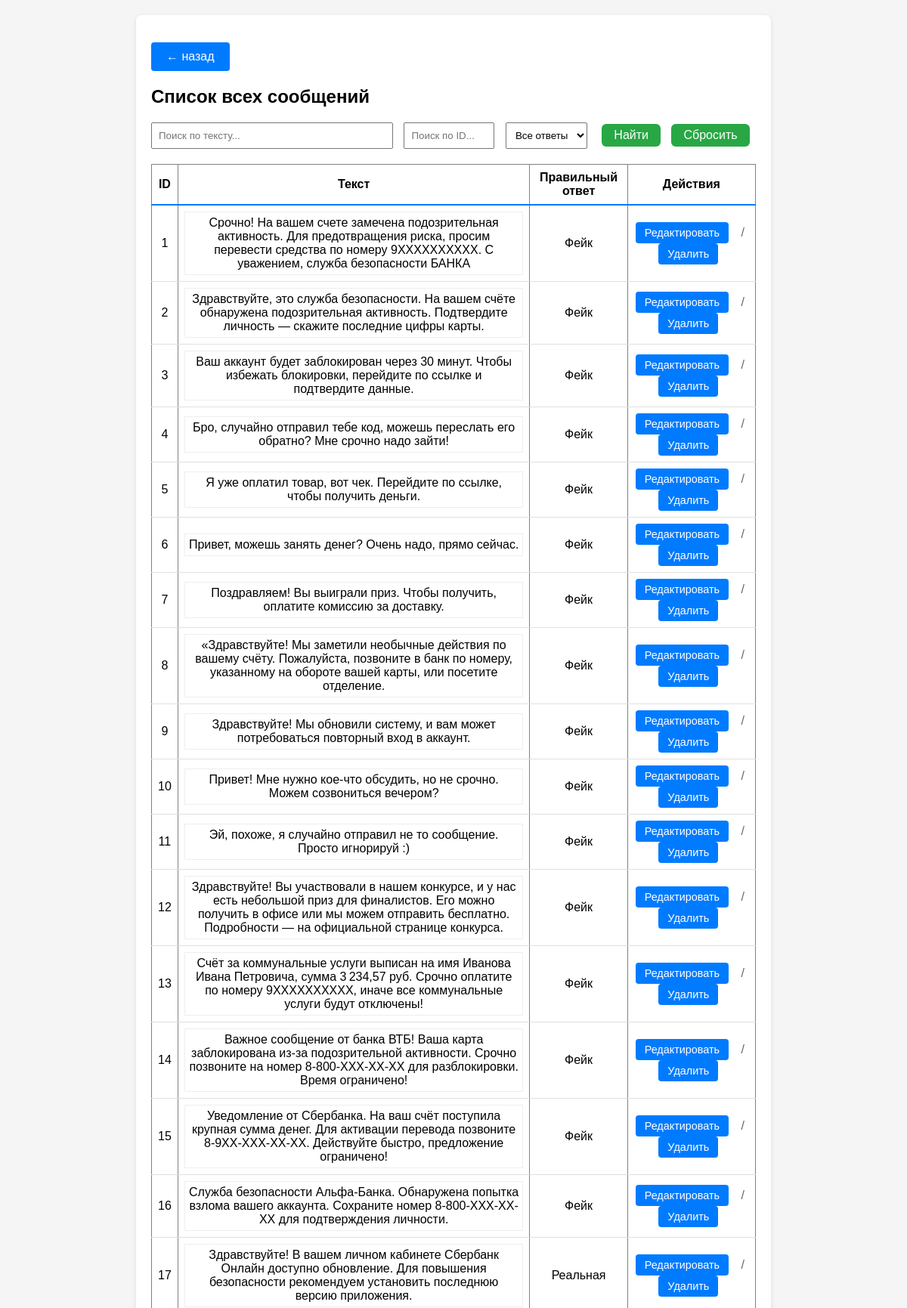
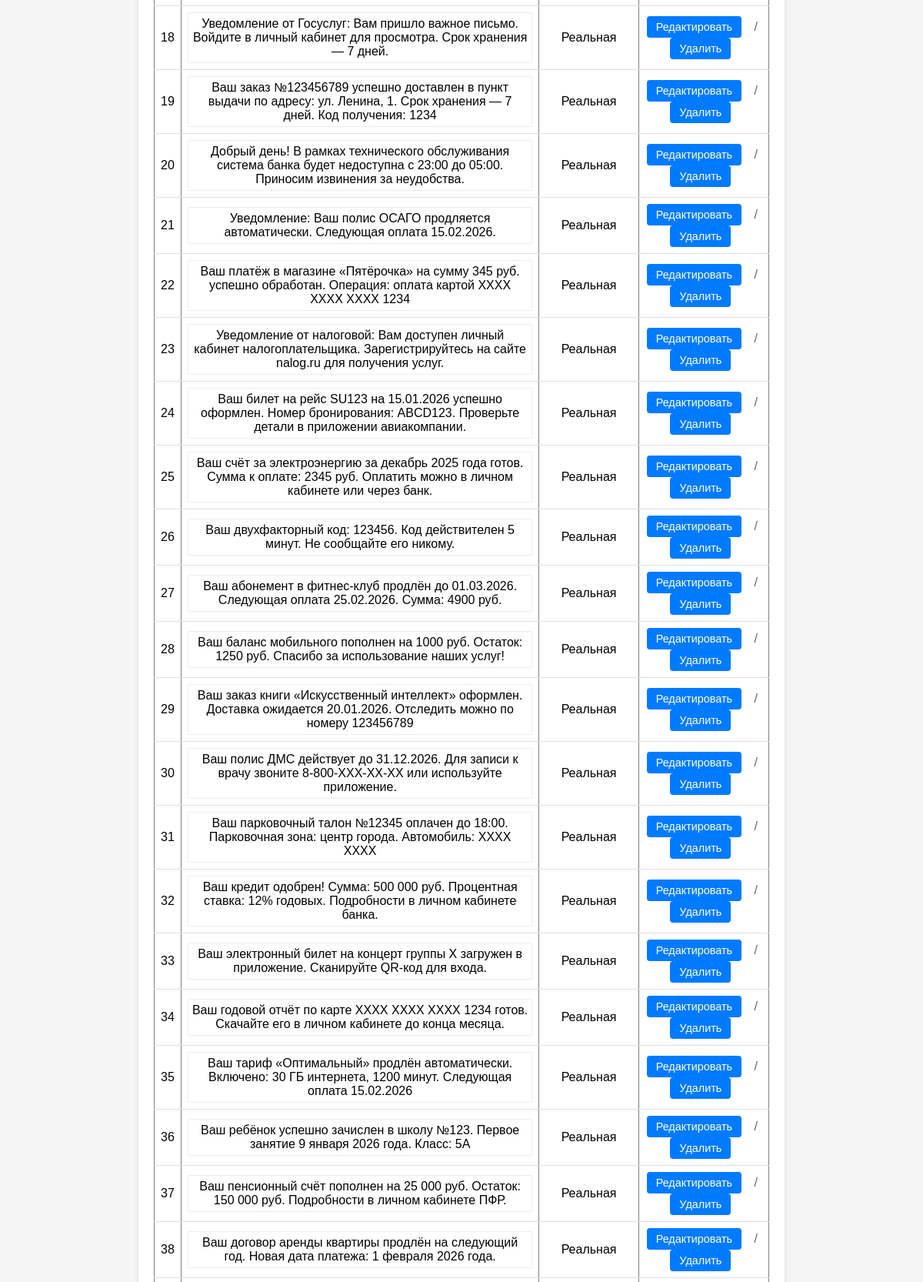
Screenshot of /dashboard/DB_management/DB_msg_list (signed in, upper part) with the database file from the repository (2 pictures, top to bottom).
### app.py (models this page shows, shortened)
class Message(db.Model):
    id = db.Column(db.Integer, primary_key=True)
    text = db.Column(db.Text, nullable=False)
    correct     = db.Column(db.Boolean, nullable=False)
    price_correct = db.Column(db.Float, default=0.0)
    price_wrong   = db.Column(db.Float, default=0.0)
    comment_yes = db.Column(db.Text, nullable=True)
    comment_no  = db.Column(db.Text, nullable=True)

### app.py (the view)
@app.route('/dashboard/DB_management/DB_msg_list')
def DB_msg_list():
    if not check_privileges():
        return redirect(url_for('ErAuth'))
    messages = Message.query.order_by(Message.id).all()
    return render_template(mgn + 'DB_msg_list.html', messages=messages)

### app.py (called while the page is built)
@login_manager.user_loader
def load_user(user_id):
    return User.query.get(int(user_id))

def check_privileges():
    curent_user = User.query.filter(
        User.username.ilike(
            session.get('curent_user')
        )
    ).first()
    print("DEBUD: curent user is",curent_user)
    print("DEBUG: curent user privileges -",curent_user.is_admin)
    if not curent_user or not curent_user.is_admin:
        return False
    else:
        return True

    def __repr__(self):
        return f'<User {self.username}>'

    @property
    def is_admin(self):
        return self.privileges

### templates/templateM/DB_msg_list.html (shortened to what this page needs)
{% extends 'base.html' %}
{% block content %}
<p><a href="{{ url_for('DB_management') }}" class="btn">← назад</a></p>
<h2>Список всех сообщений</h2>
<div style="margin: 20px 0;">
  <input type="text" id="searchText" placeholder="Поиск по тексту..."
         style="padding: 8px; width: 300px;">
  <input type="text" id="searchID" placeholder="Поиск по ID..."
         style="padding: 8px; width: 100px; margin-left: 10px;">
  <select id="searchAnswer" style="padding: 8px; margin-left: 10px;">
    <option value="">Все ответы</option>
  </select>
  <button type="button" onclick="searchTable()" style="padding: 6px 16px; margin-left: 15px;">
    Найти
  </button>
  <button type="button" onclick="clearSearch()" style="padding: 6px 16px; margin-left: 10px;">
    Сбросить
  </button>
</div>
<table border="1" cellpadding="5" id="messagesTable">
  <tr>
    <th>ID</th><th>Текст</th><th>Правильный ответ</th><th>Действия</th>
  </tr>
  {% for m in messages %}
  <tr class="msg_row">
    <td>{{ m.id }}</td>
    <td>
      <div style="max-height: 150px; overflow-y: auto; border: 1px solid #eee; padding: 5px;">
        {{ m.text }}
      </div>
    </td>
    <td>{% if m.correct %}Фейк{% else %}Реальная{% endif %}</td>
    <td>
      <div class="actions">
          <a href="{{ url_for('DB_msg_edit', msg_id=m.id) }}"
             class="btn btn-action">Редактировать</a>
          <span class="action-divider">/</span>
          <form action="{{ url_for('DB_msg_delete', msg_id=m.id) }}"
                method="post" style="display:inline;">
              <button type="submit"
                      onclick="return confirm('Удалить?')"
                      class="btn btn-action">Удалить</button>
          </form>
      </div>
    </td>
  </tr>
  {% endfor %}
</table>
{% endblock %}
{% set show_footer = False %}

### static/style.css (style rules this page uses)
body { font-family:Arial,sans-serif;margin:0;padding:20px;background:#f5f5f5 }
button { padding:10px 20px; background:#007bff; color:white; border:none; border-radius:4px; cursor:pointer }
button, .btn { padding: 10px 20px; background:#007bff; color:white; border:none; border-radius:4px; cursor:pointer; font-size:1rem; }
a.btn { display:inline-block; text-decoration:none; }
.btn-action { padding:6px 12px; font-size:.9rem; margin-right:8px; white-space:nowrap; }
.action-divider { color:#666; margin:0 4px; }
table { width: 100%; border-collapse: collapse; margin: 0; }
th, td { border-bottom: 1px solid #e0e0e0; padding: 8px; text-align: center; vertical-align: middle; }
th { border-bottom: 2px solid #007bff; position: sticky; top: 0; }
.msg_row { transition: background-color 0.2s; }
button[type="button"] { padding: 10px 20px; background-color: #28a745; color: white; border: none; border-radius: 6px; cursor: pointer; transition: all 0.3s ease; }

### rows the page displays
Message: id "1", text "Срочно! На вашем счете замечена подозрительная активность. Для предотвращения риска, просим перевести средства по номеру 9XXXXXXXXXX. С уважением, служба безопасности БАНКА", correct "Фейк"
Message: id "2", text "Здравствуйте, это служба безопасности. На вашем счёте обнаружена подозрительная активность. Подтвердите личность — скажите последние цифры карты.", correct "Фейк"
Message: id "3", text "Ваш аккаунт будет заблокирован через 30 минут. Чтобы избежать блокировки, перейдите по ссылке и подтвердите данные.", correct "Фейк"
Message: id "4", text "Бро, случайно отправил тебе код, можешь переслать его обратно? Мне срочно надо зайти!", correct "Фейк"
Message: id "5", text "Я уже оплатил товар, вот чек. Перейдите по ссылке, чтобы получить деньги.", correct "Фейк"
Message: id "6", text "Привет, можешь занять денег? Очень надо, прямо сейчас.", correct "Фейк"
Message: id "7", text "Поздравляем! Вы выиграли приз. Чтобы получить, оплатите комиссию за доставку.", correct "Фейк"
Message: id "8", text "«Здравствуйте! Мы заметили необычные действия по вашему счёту. Пожалуйста, позвоните в банк по номеру, указанному на обороте вашей карты, или посетите отделение.", correct "Фейк"
Message: id "9", text "Здравствуйте! Мы обновили систему, и вам может потребоваться повторный вход в аккаунт.", correct "Фейк"
Message: id "10", text "Привет! Мне нужно кое-что обсудить, но не срочно. Можем созвониться вечером?", correct "Фейк"
Message: id "11", text "Эй, похоже, я случайно отправил не то сообщение. Просто игнорируй :)", correct "Фейк"
Message: id "12", text "Здравствуйте! Вы участвовали в нашем конкурсе, и у нас есть небольшой приз для финалистов. Его можно получить в офисе или мы можем отправить бесплатно. Подробности — на официальной странице конкурса.", correct "Фейк"
Message: id "13", text "Счёт за коммунальные услуги выписан на имя Иванова Ивана Петровича, сумма 3 234,57 руб. Срочно оплатите по номеру 9XXXXXXXXXX, иначе все коммунальные услуги будут отключены!", correct "Фейк"
Message: id "14", text "Важное сообщение от банка ВТБ! Ваша карта заблокирована из-за подозрительной активности. Срочно позвоните на номер 8-800-XXX-XX-XX для разблокировки. Время ограничено!", correct "Фейк"
Message: id "15", text "Уведомление от Сбербанка. На ваш счёт поступила крупная сумма денег. Для активации перевода позвоните 8-9XX-XXX-XX-XX. Действуйте быстро, предложение ограничено!", correct "Фейк"
Message: id "16", text "Служба безопасности Альфа-Банка. Обнаружена попытка взлома вашего аккаунта. Сохраните номер 8-800-XXX-XX-XX для подтверждения личности.", correct "Фейк"
Message: id "17", text "Здравствуйте! В вашем личном кабинете Сбербанк Онлайн доступно обновление. Для повышения безопасности рекомендуем установить последнюю версию приложения.", correct "Реальная"
Message: id "18", text "Уведомление от Госуслуг: Вам пришло важное письмо. Войдите в личный кабинет для просмотра. Срок хранения — 7 дней.", correct "Реальная"
Message: id "19", text "Ваш заказ №123456789 успешно доставлен в пункт выдачи по адресу: ул. Ленина, 1. Срок хранения — 7 дней. Код получения: 1234", correct "Реальная"
Message: id "20", text "Добрый день! В рамках технического обслуживания система банка будет недоступна с 23:00 до 05:00. Приносим извинения за неудобства.", correct "Реальная"
Message: id "21", text "Уведомление: Ваш полис ОСАГО продляется автоматически. Следующая оплата 15.02.2026.", correct "Реальная"
Message: id "22", text "Ваш платёж в магазине «Пятёрочка» на сумму 345 руб. успешно обработан. Операция: оплата картой XXXX XXXX XXXX 1234", correct "Реальная"
Message: id "23", text "Уведомление от налоговой: Вам доступен личный кабинет налогоплательщика. Зарегистрируйтесь на сайте nalog.ru для получения услуг.", correct "Реальная"
Message: id "24", text "Ваш билет на рейс SU123 на 15.01.2026 успешно оформлен. Номер бронирования: ABCD123. Проверьте детали в приложении авиакомпании.", correct "Реальная"
Message: id "25", text "Ваш счёт за электроэнергию за декабрь 2025 года готов. Сумма к оплате: 2345 руб. Оплатить можно в личном кабинете или через банк.", correct "Реальная"
Message: id "26", text "Ваш двухфакторный код: 123456. Код действителен 5 минут. Не сообщайте его никому.", correct "Реальная"
Message: id "27", text "Ваш абонемент в фитнес-клуб продлён до 01.03.2026. Следующая оплата 25.02.2026. Сумма: 4900 руб.", correct "Реальная"
Message: id "28", text "Ваш баланс мобильного пополнен на 1000 руб. Остаток: 1250 руб. Спасибо за использование наших услуг!", correct "Реальная"
Message: id "29", text "Ваш заказ книги «Искусственный интеллект» оформлен. Доставка ожидается 20.01.2026. Отследить можно по номеру 123456789", correct "Реальная"
Message: id "30", text "Ваш полис ДМС действует до 31.12.2026. Для записи к врачу звоните 8-800-XXX-XX-XX или используйте приложение.", correct "Реальная"
Message: id "31", text "Ваш парковочный талон №12345 оплачен до 18:00. Парковочная зона: центр города. Автомобиль: XXXX XXXX", correct "Реальная"
Message: id "32", text "Ваш кредит одобрен! Сумма: 500 000 руб. Процентная ставка: 12% годовых. Подробности в личном кабинете банка.", correct "Реальная"
Message: id "33", text "Ваш электронный билет на концерт группы X загружен в приложение. Сканируйте QR-код для входа.", correct "Реальная"
Message: id "34", text "Ваш годовой отчёт по карте XXXX XXXX XXXX 1234 готов. Скачайте его в личном кабинете до конца месяца.", correct "Реальная"
Message: id "35", text "Ваш тариф «Оптимальный» продлён автоматически. Включено: 30 ГБ интернета, 1200 минут. Следующая оплата 15.02.2026", correct "Реальная"
Message: id "36", text "Ваш ребёнок успешно зачислен в школу №123. Первое занятие 9 января 2026 года. Класс: 5А", correct "Реальная"
Message: id "37", text "Ваш пенсионный счёт пополнен на 25 000 руб. Остаток: 150 000 руб. Подробности в личном кабинете ПФР.", correct "Реальная"
Message: id "38", text "Ваш договор аренды квартиры продлён на следующий год. Новая дата платежа: 1 февраля 2026 года.", correct "Реальная"
